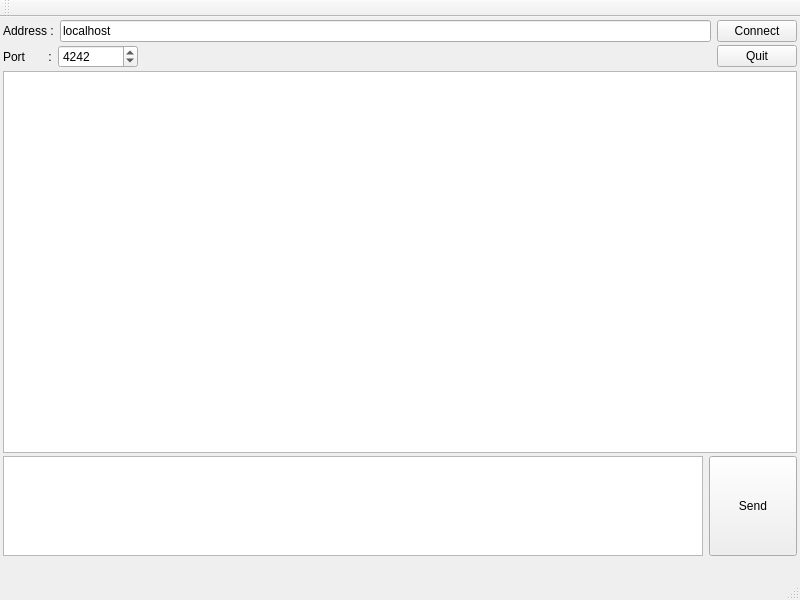
<?xml version="1.0" encoding="UTF-8"?>
<ui version="4.0">
 <class>BenWindow</class>
 <widget class="QMainWindow" name="BenWindow">
  <property name="windowModality">
   <enum>Qt::WindowModal</enum>
  </property>
  <property name="enabled">
   <bool>true</bool>
  </property>
  <property name="geometry">
   <rect>
    <x>0</x>
    <y>0</y>
    <width>800</width>
    <height>600</height>
   </rect>
  </property>
  <property name="sizePolicy">
   <sizepolicy hsizetype="Expanding" vsizetype="Expanding">
    <horstretch>0</horstretch>
    <verstretch>0</verstretch>
   </sizepolicy>
  </property>
  <property name="minimumSize">
   <size>
    <width>800</width>
    <height>600</height>
   </size>
  </property>
  <property name="maximumSize">
   <size>
    <width>800</width>
    <height>600</height>
   </size>
  </property>
  <property name="windowTitle">
   <string>MainWindow</string>
  </property>
  <property name="layoutDirection">
   <enum>Qt::LeftToRight</enum>
  </property>
  <property name="iconSize">
   <size>
    <width>24</width>
    <height>24</height>
   </size>
  </property>
  <widget class="QWidget" name="centralWidget">
   <property name="sizePolicy">
    <sizepolicy hsizetype="Expanding" vsizetype="Expanding">
     <horstretch>0</horstretch>
     <verstretch>0</verstretch>
    </sizepolicy>
   </property>
   <property name="minimumSize">
    <size>
     <width>800</width>
     <height>542</height>
    </size>
   </property>
   <property name="maximumSize">
    <size>
     <width>800</width>
     <height>542</height>
    </size>
   </property>
   <layout class="QVBoxLayout" name="verticalLayout">
    <property name="spacing">
     <number>3</number>
    </property>
    <property name="sizeConstraint">
     <enum>QLayout::SetMinimumSize</enum>
    </property>
    <property name="leftMargin">
     <number>3</number>
    </property>
    <property name="topMargin">
     <number>3</number>
    </property>
    <property name="rightMargin">
     <number>3</number>
    </property>
    <property name="bottomMargin">
     <number>3</number>
    </property>
    <item>
     <layout class="QHBoxLayout" name="addressLayout">
      <property name="sizeConstraint">
       <enum>QLayout::SetFixedSize</enum>
      </property>
      <item>
       <widget class="QLabel" name="addressLabel">
        <property name="minimumSize">
         <size>
          <width>0</width>
          <height>0</height>
         </size>
        </property>
        <property name="text">
         <string>Address :</string>
        </property>
       </widget>
      </item>
      <item>
       <widget class="QLineEdit" name="addressField">
        <property name="text">
         <string>localhost</string>
        </property>
       </widget>
      </item>
      <item>
       <widget class="QPushButton" name="ConnectButton">
        <property name="text">
         <string>Connect</string>
        </property>
       </widget>
      </item>
     </layout>
    </item>
    <item>
     <layout class="QHBoxLayout" name="portLayout">
      <item>
       <widget class="QLabel" name="portLabel">
        <property name="text">
         <string>Port       :</string>
        </property>
       </widget>
      </item>
      <item>
       <widget class="QSpinBox" name="portField">
        <property name="minimumSize">
         <size>
          <width>80</width>
          <height>0</height>
         </size>
        </property>
        <property name="minimum">
         <number>1</number>
        </property>
        <property name="maximum">
         <number>65536</number>
        </property>
        <property name="value">
         <number>4242</number>
        </property>
       </widget>
      </item>
      <item>
       <spacer name="spacer">
        <property name="orientation">
         <enum>Qt::Horizontal</enum>
        </property>
        <property name="sizeHint" stdset="0">
         <size>
          <width>10</width>
          <height>20</height>
         </size>
        </property>
       </spacer>
      </item>
      <item>
       <widget class="QPushButton" name="QuitButton">
        <property name="text">
         <string>Quit</string>
        </property>
       </widget>
      </item>
     </layout>
    </item>
    <item>
     <widget class="QTextBrowser" name="textBrowser">
      <property name="minimumSize">
       <size>
        <width>0</width>
        <height>370</height>
       </size>
      </property>
      <property name="autoFillBackground">
       <bool>false</bool>
      </property>
      <property name="html">
       <string>&lt;!DOCTYPE HTML PUBLIC &quot;-//W3C//DTD HTML 4.0//EN&quot; &quot;http://www.w3.org/TR/REC-html40/strict.dtd&quot;&gt;
&lt;html&gt;&lt;head&gt;&lt;meta name=&quot;qrichtext&quot; content=&quot;1&quot; /&gt;&lt;style type=&quot;text/css&quot;&gt;
p, li { white-space: pre-wrap; }
&lt;/style&gt;&lt;/head&gt;&lt;body style=&quot; font-family:'Sans Serif'; font-size:9pt; font-weight:400; font-style:normal;&quot;&gt;
&lt;p style=&quot;-qt-paragraph-type:empty; margin-top:0px; margin-bottom:0px; margin-left:0px; margin-right:0px; -qt-block-indent:0; text-indent:0px;&quot;&gt;&lt;br /&gt;&lt;/p&gt;&lt;/body&gt;&lt;/html&gt;</string>
      </property>
     </widget>
    </item>
    <item>
     <layout class="QHBoxLayout" name="sendTextLayout">
      <item>
       <widget class="QTextEdit" name="sendField">
        <property name="minimumSize">
         <size>
          <width>500</width>
          <height>100</height>
         </size>
        </property>
        <property name="maximumSize">
         <size>
          <width>700</width>
          <height>100</height>
         </size>
        </property>
       </widget>
      </item>
      <item>
       <widget class="QPushButton" name="SendButton">
        <property name="minimumSize">
         <size>
          <width>0</width>
          <height>100</height>
         </size>
        </property>
        <property name="text">
         <string>Send</string>
        </property>
       </widget>
      </item>
     </layout>
    </item>
   </layout>
  </widget>
  <widget class="QMenuBar" name="menuBar">
   <property name="geometry">
    <rect>
     <x>0</x>
     <y>0</y>
     <width>800</width>
     <height>19</height>
    </rect>
   </property>
  </widget>
  <widget class="QToolBar" name="mainToolBar">
   <property name="enabled">
    <bool>false</bool>
   </property>
   <attribute name="toolBarArea">
    <enum>TopToolBarArea</enum>
   </attribute>
   <attribute name="toolBarBreak">
    <bool>false</bool>
   </attribute>
  </widget>
  <widget class="QStatusBar" name="statusBar"/>
 </widget>
 <layoutdefault spacing="6" margin="11"/>
 <resources/>
 <connections>
  <connection>
   <sender>SendButton</sender>
   <signal>clicked()</signal>
   <receiver>sendField</receiver>
   <slot>clear()</slot>
   <hints>
    <hint type="sourcelabel">
     <x>724</x>
     <y>551</y>
    </hint>
    <hint type="destinationlabel">
     <x>676</x>
     <y>548</y>
    </hint>
   </hints>
  </connection>
 </connections>
</ui>
